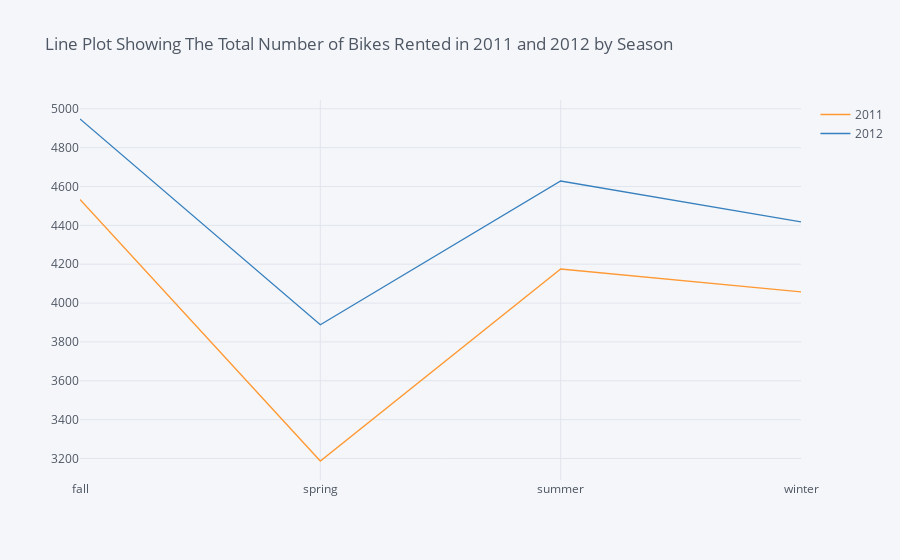

Notebook source saved alongside this figure:
### Code cell
a.iplot(title='Line Plot Showing The Total Number of Bikes Rented in 2011 and 2012 by Season')

### Figure 1 — Plotly figure (JSON) as saved in the notebook; plotly's stock layout.template omitted (floating-point values rounded to 4 significant figures)
{"data": [{"line": {"color": "rgba(255, 153, 51, 1.0)", "dash": "solid", "shape": "linear", "width": 1.3}, "mode": "lines", "name": "2011", "text": "", "type": "scatter", "x": ["fall", "spring", "summer", "winter"], "y": [4533.0, 3187.0, 4175.0, 4057.0]}, {"line": {"color": "rgba(55, 128, 191, 1.0)", "dash": "solid", "shape": "linear", "width": 1.3}, "mode": "lines", "name": "2012", "text": "", "type": "scatter", "x": ["fall", "spring", "summer", "winter"], "y": [4947.0, 3888.0, 4628.0, 4417.0]}], "layout": {"autosize": true, "legend": {"bgcolor": "#F5F6F9", "font": {"color": "#4D5663"}}, "paper_bgcolor": "#F5F6F9", "plot_bgcolor": "#F5F6F9", "title": {"font": {"color": "#4D5663"}, "text": "Line Plot Showing The Total Number of Bikes Rented in 2011 and 2012 by Season"}, "xaxis": {"autorange": true, "gridcolor": "#E1E5ED", "range": [0, 3], "showgrid": true, "tickfont": {"color": "#4D5663"}, "title": {"font": {"color": "#4D5663"}, "text": ""}, "type": "category", "zerolinecolor": "#E1E5ED"}, "yaxis": {"autorange": true, "gridcolor": "#E1E5ED", "range": [3089.0, 5045.0], "showgrid": true, "tickfont": {"color": "#4D5663"}, "title": {"font": {"color": "#4D5663"}, "text": ""}, "type": "linear", "zerolinecolor": "#E1E5ED"}}}
